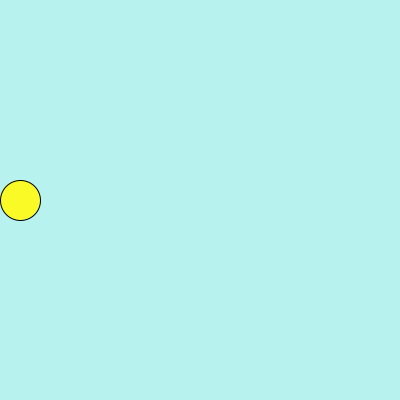
Frame 1 (no input)
Frame 60 (the mouse pressed at the canvas centre just before this capture): identical to frame 1, image omitted
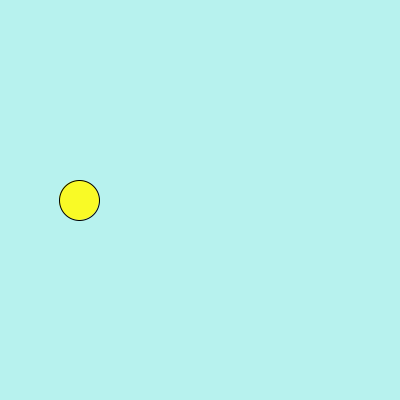
Frame 120 (the mouse held since frame 60 and released just before this capture)

The Processing sketch that drew these frames (run headless with seeded random() and noise(); from frame 60 on, the mouse is pressed at the canvas centre):

// Processing sketch: lab_3_2
// ── lab_3_2.pde
int size = 40 ;
int x = size/2 ;
int s = 1 ;
boolean button = false;
boolean at = false;
void setup(){
  size(400,400);
}

void draw(){
  background(#B7F2EE);
  fill(#F9FA26);
  circle(x, height/2, size);
  if(button == false ){
    x = x;
  }else{
    x = x + s ;
  }
  
  if(x > width - size/2|| x == size/2){
    s = -s ;
  }
}

void mousePressed(){
  button = !button;
}
